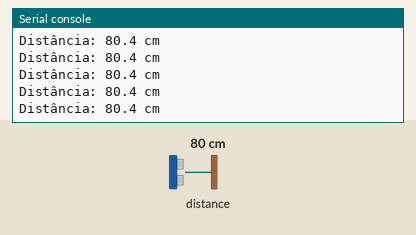
The program below on a simulated Raspberry Pi Pico running MicroPython. On the bench: the last lines printed to the serial console. The test bench sets the inputs (shaded band); at power-on: distance to the obstacle 80 cm. The echo pulse lasts 58.3 µs per cm.

Above: at 1.2 s.
1.3 s: distance to the obstacle set to 2 cm
At 1.59 s:
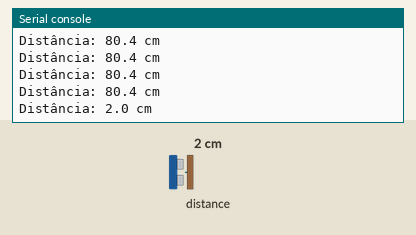
2.8 s: distance to the obstacle set to 4 cm
At 2.8 s:
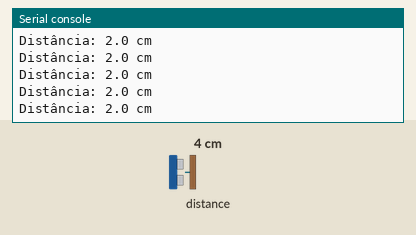
Timing chart, 0 to 5.8 s (numbered marks = the images above; inputs shaded):
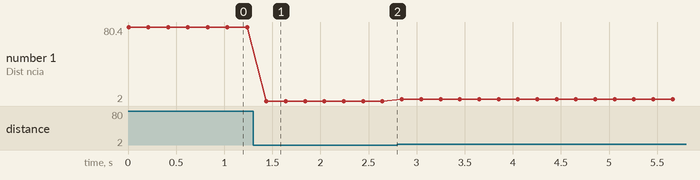

Measured:
- after the input at 1.3 s, the serial console: prints a new line after 0.14 s (image 1)
- plotted number 1: 80.4 → 2 after the input at 1.3 s, 2 → 4 after the input at 2.8 s

The program:

teste.py
```python
from machine import Pin, time_pulse_us
from time import sleep, sleep_us

trig = Pin(1, Pin.OUT)  # SCL da BitDogLab
echo = Pin(0, Pin.IN)   # SDA da BitDogLab
trig.value(0)

while True:
    trig.value(0)
    sleep_us(2)
    trig.value(1)
    sleep_us(20)
    trig.value(0)

    tempo = time_pulse_us(echo, 1, 30000)

    if tempo >= 0:
        distancia_cm = tempo / 58
        print("Distância: {:.1f} cm".format(distancia_cm))
    else:
        print("Sem eco: confira a ligação ou a posição do objeto")

    sleep(0.2)
```
